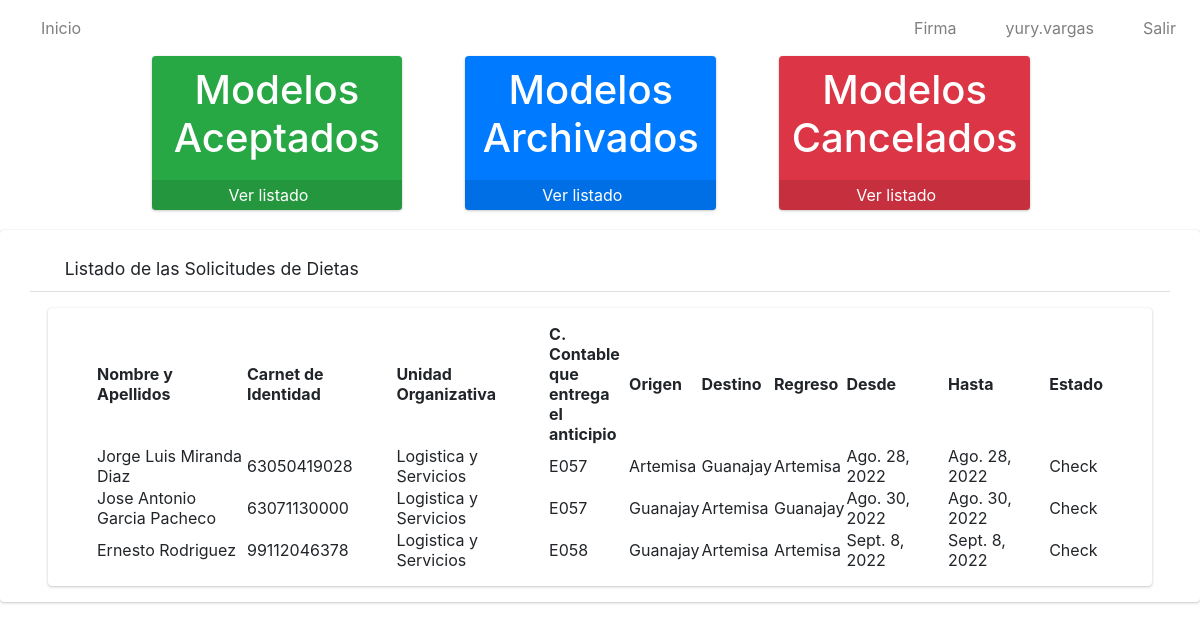
Screenshot of / (signed in) with the database file from the repository.
### app/models.py (models this page shows, shortened)
class Solicitud(models.Model):
    numero=models.IntegerField()
    solicitante=models.ForeignKey(Solicitante, on_delete=models.CASCADE)
    trabajador=models.ForeignKey(Trabajador, on_delete=models.CASCADE)
    unidad_organizativa=models.ForeignKey(Unidad_Organizativa, on_delete=models.CASCADE)
    c_contable=models.CharField(max_length=4)
    provincia=models.ForeignKey(Provincia, on_delete=models.CASCADE)
    origen=models.ForeignKey(Municipio, on_delete=models.CASCADE, related_name='municipio_origen')
    destino=models.ForeignKey(Municipio, on_delete=models.CASCADE, related_name='municipio_destino')
    regreso=models.ForeignKey(Municipio, on_delete=models.CASCADE, related_name='municipio_regreso')
    fecha_inicio=models.DateField()
    fecha_final=models.DateField()
    parleg=models.ForeignKey(PARLEG, on_delete=models.CASCADE)
    cargo_presupuesto=models.ForeignKey(Cargo_al_Presupuesto, on_delete=models.CASCADE)
    autoriza=models.ForeignKey(Autoriza, on_delete=models.CASCADE)
    estado=models.CharField(max_length=20)
    observaciones=models.CharField(max_length=500, blank=True, null=True)
    class Meta:
        verbose_name="Solicitud"
        verbose_name_plural="Solicitudes"

class Trabajador(models.Model):
    usuario=models.OneToOneField(User, on_delete=models.CASCADE)
    ci=models.CharField(max_length=11, unique=True)
    def __str__(self):
            return self.usuario.first_name+' '+self.usuario.last_name
    class Meta:
        verbose_name = "Trabajador"
        verbose_name_plural = "Trabajadores"

class Unidad_Organizativa(models.Model):
    nombre=models.CharField(max_length=100)
    def __str__(self):
        return self.nombre
    class Meta:
        verbose_name="Unidad Organizativa"
        verbose_name_plural="Unidades Organizativas"

class Municipio(models.Model):
    nombre=models.CharField(max_length=30)
    provincia=models.ForeignKey(Provincia, on_delete=models.CASCADE)
    def __str__(self):
        return self.nombre
    class Meta:
        verbose_name="Municipio"
        verbose_name_plural="Municipios"

### app/views.py (the view)
# urls.py: path('', SolicitudListView.as_view(), name='solicitudes'),
class SolicitudListView(ListView):
    model = Solicitud
    template_name = 'solicitudes/listar.html'
    @method_decorator(login_required)
    def dispatch(self, request, *args, **kwargs):
        return super().dispatch(request,*args,** kwargs)
    def get_context_data(self, **kwargs):
        context = super().get_context_data(**kwargs)
        context['title'] = "Listado de Solicitudes"
        return context

### app/templates/solicitudes/listar.html (shortened to what this page needs)
{% extends 'base.html' %}
{% load static %}
{% block content %}
    <div class="row pl-5 pr-5 ml-5" >
         <div class="col-lg-3 col-6 ml-5">
            <div class="small-box bg-success">
                <div class="inner">
                    <h1 style="color: white;" class="text-center">
                        Modelos Aceptados
                    </h1>
                </div>
                <div class="icon"><i class="fas fa-check-square"></i>
                </div>
                {% if perms.app.view_modelo %}
                <a href="{% url 'listarMod' %}" class="small-box-footer" style="color: white !important;">
                Ver listado <i class="fas fa-arrow-circle-right" style="color: white;"></i>
                </a>
                {% else %}
                <a href="#" class="small-box-footer" style="color: white !important;">
                No tiene permisos para ver los Modelos <i class="fas fa-eye-slash" style="color: white;"></i>
                </a>
                {% endif %}
            </div>
            </div>
        <div class="col-lg-3 col-6 ml-5">
            <div class="small-box btn-primary">
                <div class="inner">
                    <h1 style="color: white;" class="text-center">
                        Modelos Archivados
                    </h1>
                </div>
                <div class="icon"><i class="fas fa-folder"></i>
                </div>
                {% if perms.app.view_modelo %}
                <a href="{% url 'listarModArch' %}" class="small-box-footer" style="color: white !important;">
                Ver listado <i class="fas fa-arrow-circle-right" style="color: white;"></i>
                </a>
                {% else %}
                <a href="#" class="small-box-footer" style="color: white !important;">
                No tiene permisos para ver los Modelos <i class="fas fa-eye-slash" style="color: white;"></i>
                </a>
                {% endif %}
            </div>
            </div>
        <div class="col-lg-3 col-6 ml-5">
        <div class="small-box bg-danger">
                <div class="inner">
                    <h1 style="color: white;" class="text-center">
                        Modelos Cancelados
                    </h1>
                </div>
                <div class="icon"><i class="fas fa-times-circle"></i>
                </div>
                {% if perms.app.view_modelo %}
                <a href="{% url 'listarModCancel' %}" class="small-box-footer" style="color: white !important;">
                Ver listado <i class="fas fa-arrow-circle-right" style="color: white;"></i>
                </a>
                {% else %}
                <a href="#" class="small-box-footer" style="color: white !important;">
                No tiene permisos para ver los Modelos <i class="fas fa-eye-slash" style="color: white;"></i>
                </a>
                {% endif %}
            </div>
            </div>
        </div>
    <div class=" card card-default">
        <div class="card-header px-3 mb-3 mt-3 container">
            <h3 class="card-title">
            <i class="fas fa-search"></i>
                Listado de las Solicitudes de Dietas
            </h3>
            </div>
        <div class="card card-body content-header mx-5 px-5">
            <table id="myTable" class="display" style="width: 100%;">
                <thead>
                    <tr>
                        <th>Nombre y Apellidos</th>
                        <th>Carnet de Identidad</th>
                        <th>Unidad Organizativa</th>
                        <th>C. Contable que entrega el anticipio</th>
                        <th>Origen</th>
                        <th>Destino</th>
                        <th>Regreso</th>
                        <th>Desde</th>
                        <th>Hasta</th>
                        <th>Estado</th>
                    </tr>
                </thead>
                <tbody>
                    {% for i in object_list %}
                    <tr>
                        <td style="width: 150px;">{{i.trabajador}}</td>
                        <td>{{i.trabajador.ci}}</td>
                        <td>{{i.unidad_organizativa}}</td>
                        <td style="width: 80px;">{{i.c_contable}}</td>
                        <td>{{i.origen}}</td>
                        <td>{{i.destino}}</td>
                        <td>{{i.regreso}}</td>
                        <td>{{i.fecha_inicio}}</td>
                        <td>{{i.fecha_final}}</td>
                        <td>{{i.estado}}</td>
                    </tr>
                    {% endfor %}
                </tbody>
            </table>
        </div>
    </div>
{% endblock %}

### app/templates/base.html (shortened to what this page needs)
{% load static %}
<html>
    <head>
  <link rel="stylesheet" href="{% static 'plugins/fontawesome-free/css/all.min.css'%}">
        <link href="https://cdn.jsdelivr.net/npm/bootstrap@5.2.0/dist/css/bootstrap.min.css" rel="stylesheet">
        <link rel="stylesheet" type="text/css" href="{% static 'datatable/data_tables/datatables.min.css' %}" />
  <link rel="stylesheet" href="https://cdnjs.cloudflare.com/ajax/libs/jquery-confirm/3.3.2/jquery-confirm.min.css">
  <link rel="stylesheet" href="https://cdn.jsdelivr.net/npm/bootstrap-icons@1.7.2/font/bootstrap-icons.css">
  <link href="https://cdn.jsdelivr.net/npm/bootstrap@5.2.0-beta1/dist/css/bootstrap.min.css" rel="stylesheet"
>
<link href="https://cdn.jsdelivr.net/npm/bootstrap@5.2.0/dist/css/bootstrap.min.css" rel="stylesheet">
        <link rel="stylesheet" href="{% static 'dist/css/adminlte.min.css'%}">
    </head>
<nav class="navbar navbar-expand-md navbar-white navbar-light">
 <ul class="navbar-nav">
          <li class="nav-item">
            <a href="{% url 'solicitudes' %}" class="nav-link">
            <i class="fas fa-home"></i>
            Inicio</a>
          </li>
        </ul>
    <ul class="navbar-nav ml-auto">
      <li class="nav-item">
           <a class="nav-link" onclick="modal_firma()" role="button">
            <i class="fas fa-edit"></i> Firma
           </a>
      </li>
      <li class="nav-item">
        <a class="nav-link" href="javascript:;"role="button">
          <i class="fas fa-user"></i>  {{ user.username }}
        </a>
      </li>
      <li class="nav-item">
        <a class="nav-link" href="{% url 'logout' %}"role="button">
          <i class="fas fa-power-off"></i> Salir
        </a>
      </li>
    </ul>
  </nav>
        {%block content%}
        {% endblock %}
    </body>
</html>

### rows the page displays
Solicitud: trabajador "Jorge Luis Miranda Diaz", trabajador.ci "63050419028", unidad_organizativa "Logistica y Servicios", c_contable "E057", origen "Artemisa", destino "Guanajay", regreso "Artemisa", fecha_inicio "Ago. 28, 2022", fecha_final "Ago. 28, 2022", estado "Check"
Solicitud: trabajador "Jose Antonio Garcia Pacheco", trabajador.ci "63071130000", unidad_organizativa "Logistica y Servicios", c_contable "E057", origen "Guanajay", destino "Artemisa", regreso "Guanajay", fecha_inicio "Ago. 30, 2022", fecha_final "Ago. 30, 2022", estado "Check"
Solicitud: trabajador "Ernesto Rodriguez", trabajador.ci "99112046378", unidad_organizativa "Logistica y Servicios", c_contable "E058", origen "Guanajay", destino "Artemisa", regreso "Artemisa", fecha_inicio "Sept. 8, 2022", fecha_final "Sept. 8, 2022", estado "Check"

### other values shown
{{ user.username }} "yury.vargas"
